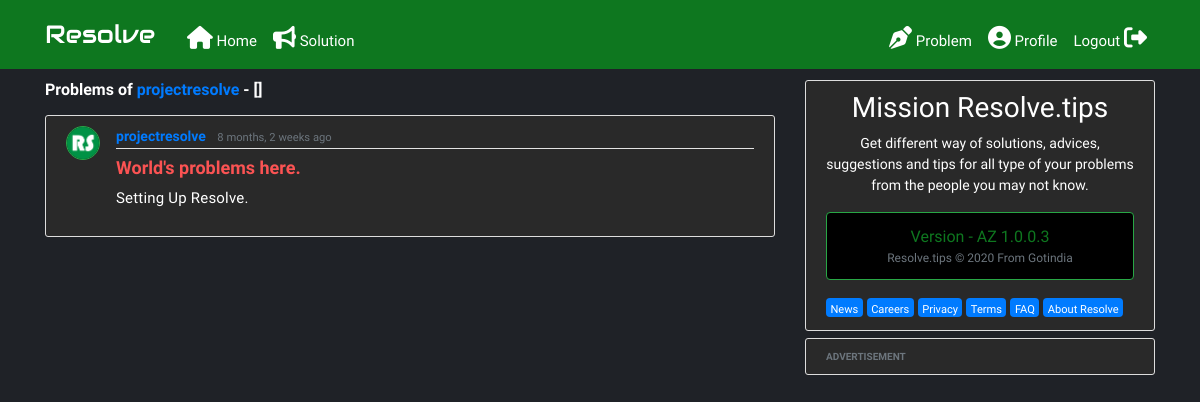
/user/projectresolve (signed in), run on the app's committed database.
### feeds/models.py (models this page shows, shortened)
class Post(models.Model):
    title = models.CharField(max_length=300)
    content = models.TextField()
    date_posted = models.DateTimeField(default=timezone.now)
    author = models.ForeignKey(User, on_delete=models.CASCADE)
    slug = models.SlugField(max_length=300, null=True, blank=True, unique=True)
    def get_absolute_url(self):
        return reverse('post-detail', kwargs={'slug': self.slug})

### users/models.py (models this page shows, shortened)
class Profile(models.Model):
    user = models.OneToOneField(User, on_delete=models.CASCADE)
    image = models.ImageField(default='default.jpg', upload_to='profile_pics')

### feeds/views.py (the view)
# urls.py: path('user/<str:username>', UserPostListView.as_view(), name='user-posts'),
class UserPostListView(ListView):
    model = Post
    template_name = 'feeds/user_posts.html'  # <app>/<model>_<viewtype>.html
    context_object_name = 'posts'
    def get_queryset(self):
        user = get_object_or_404(User, username=self.kwargs.get('username'))
        return Post.objects.filter(author=user).order_by('-date_posted')

### feeds/templates/feeds/user_posts.html
{% extends "feeds/base.html" %}
{% block content %}
<h6 class="mb-3 resolveh6">Problems of <a class="profilelink" href="#">{{ view.kwargs.username }}</a> - [{{ page_obj.paginator.count }}]</h6>
  {% for post in posts %}
      <article class="media content-section">
        <img class="rounded-circle border border-success article-img" src="{{ post.author.profile.image.url }}">
        <div class="media-body">
          <div class="article-metadata">
            <a class="mr-2 linktext" href="{% url 'user-posts' post.author.username %}">{{ post.author }}</a>
            <small class="text-muted">{{ post.date_posted|timesince }} ago</small>
          </div>
          <h2 class="articlemargin"><a class="article-title" href="{{ post.get_absolute_url }}">{{ post.title }}</a></h2>
          <p class="article-content">{{ post.content|safe }}</p>
        </div>
      </article>
      {% empty %}
        <article class="media content-section">
              <h6 class="nosolutions">No Problems yet :)</h6>
        </article>
  {% endfor %}
  {% endblock content %}

### feeds/static/feeds/main.css (style rules this page uses)
body { color: #000; background-color: #1f2227; margin-top: 5rem; font-family: 'Hind Guntur', sans-serif; }
h1, h2, h3, h4, h5, h6 { color: #fff; }
.articlemargin { margin-top: 0.5rem; }
.linktext { font-weight: 555; }
.resolveh6 { font-weight: bold; }
.content-section { background: #292929; color: #fff; padding: 10px 20px; border: 1px solid #ddd; border-radius: 3px; margin-bottom: 7px; }
.article-title { color: #fb5353; font-size:18px; font-weight: 600; }
.article-content { white-space: pre-line; font-size: 15px; line-height: 23px; letter-spacing: 0.2px; }
.article-img { height: 34px; width: 34px; margin-right: 16px; }
.article-metadata { padding-bottom: 1px; font-size: 14px;; margin-bottom: 4px; border-bottom: 1px solid #e3e3e3; }

### data on the page
Post: author.profile.image (picture), author "projectresolve", date_posted "8 months, 2 weeks", title "World's problems here.", content "Setting Up Resolve."

### other printed values
{{ view.kwargs.username }} "projectresolve"
